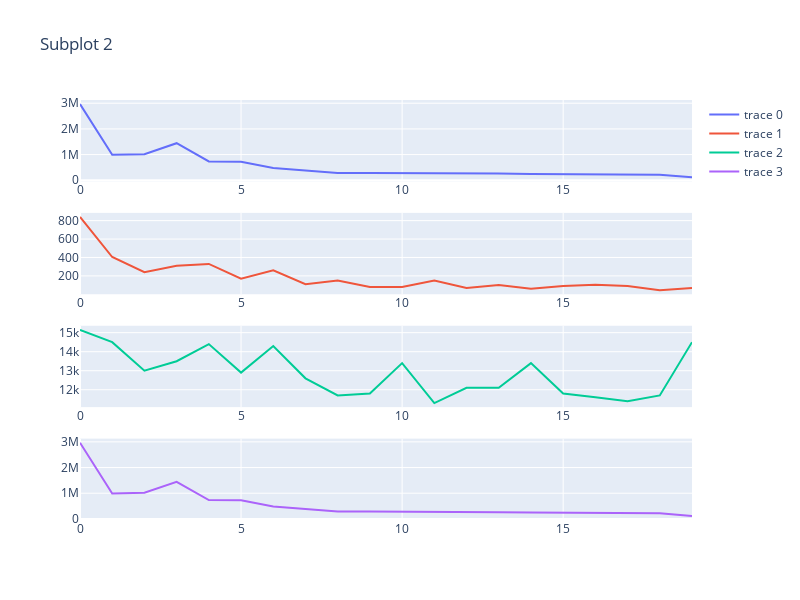

Notebook cell for this chart:
### Code cell
fig = make_subplots(rows = 4, cols = 1)
fig.add_scatter(y = df['population'], row = 1, col = 1)
fig.add_scatter(y = df['area'], row = 2, col = 1)
fig.add_scatter(y = df['income'], row = 3, col = 1)
fig.add_scatter(y = df['population'], row = 4, col = 1)
fig.update_layout(height=600, width=800, title_text='Subplot 2')
fig.show()

### Figure 1 — Plotly figure (JSON) as saved in the notebook; plotly's stock layout.template omitted (floating-point values rounded to 4 significant figures)
{"data": [{"type": "scatter", "xaxis": "x", "y": [2967360, 990724, 1017699, 1443207, 731922, 724314, 480080, 370707, 286958, 286899, 286649, 267060, 264318, 262119, 245323, 237686, 225339, 223462, 217315, 115512], "yaxis": "y"}, {"type": "scatter", "xaxis": "x2", "y": [840, 405, 240, 310, 330, 170, 260, 110, 150, 80, 80, 150, 70, 100, 60, 90, 105, 90, 45, 70], "yaxis": "y2"}, {"type": "scatter", "xaxis": "x3", "y": [15150, 14500, 13000, 13500, 14400, 12900, 14300, 12600, 11700, 11800, 13400, 11300, 12100, 12100, 13400, 11800, 11600, 11400, 11700, 14500], "yaxis": "y3"}, {"type": "scatter", "xaxis": "x4", "y": [2967360, 990724, 1017699, 1443207, 731922, 724314, 480080, 370707, 286958, 286899, 286649, 267060, 264318, 262119, 245323, 237686, 225339, 223462, 217315, 115512], "yaxis": "y4"}], "layout": {"height": 600, "title": {"text": "Subplot 2"}, "width": 800, "xaxis": {"anchor": "y", "domain": [0, 1]}, "xaxis2": {"anchor": "y2", "domain": [0, 1]}, "xaxis3": {"anchor": "y3", "domain": [0, 1]}, "xaxis4": {"anchor": "y4", "domain": [0, 1]}, "yaxis": {"anchor": "x", "domain": [0.8063, 1]}, "yaxis2": {"anchor": "x2", "domain": [0.5375, 0.7312]}, "yaxis3": {"anchor": "x3", "domain": [0.2687, 0.4625]}, "yaxis4": {"anchor": "x4", "domain": [0, 0.1938]}}}
